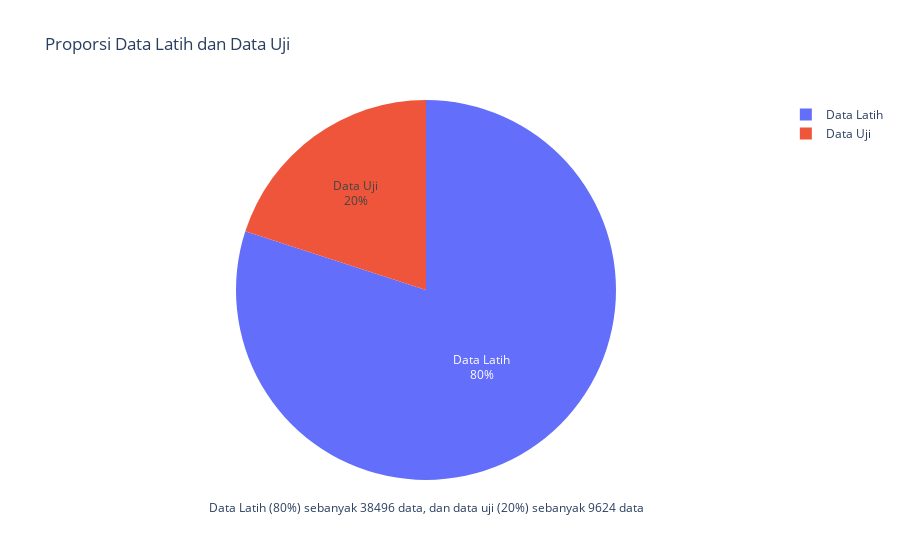

Notebook code for this chart:
### Markdown cell above
#Evaluation & Deployment

### Code cell
# Visualisasi proporsi data
def plot_data_split_pie(train_size, test_size_count):
    sizes = [train_size, test_size_count]
    labels = ['Data Latih', 'Data Uji']

    fig = px.pie(values=sizes, names=labels, title='Proporsi Data Latih dan Data Uji',
                 hover_data={'values': sizes}, labels={'values': 'Jumlah'})
    fig.update_traces(textinfo='percent+label', hovertemplate='Jumlah: %{value}<br>Persentase: %{percent}')

    fig.add_annotation(
        x=0.5, y=-0.1,
        text=f"Data Latih (80%) sebanyak {train_size} data, dan data uji (20%) sebanyak {test_size_count} data",
        showarrow=False,
        xref="paper", yref="paper",
        font=dict(size=12),
        align="center"
    )

    fig.show()  # Changed to show() instead of write_html() for interactive viewing
    # Optionally save: fig.write_html("data_split.html")

# Split the data with 80% training data
X_train, X_test, y_train, y_test = split_data(X, y)

# Calculate sizes for visualization
train_size = len(X_train)
test_size_count = len(X_test)

# Visualize the data split
plot_data_split_pie(train_size, test_size_count)

# Initialize the model
model_1 = init_ann(input_dim=X_train.shape[1])
model_1.summary()

# Train the model
history = model_1.fit(
    X_train, y_train,
    validation_data=(X_test, y_test),
    epochs=50,
    batch_size=32,
    verbose=1
)

# Plot MAE and Loss during training
mae = history.history['mae']
val_mae = history.history['val_mae']
loss = history.history['loss']
val_loss = history.history['val_loss']

epochs_range = range(1, len(mae) + 1)

plt.figure(figsize=(12, 5))

# Subplot MAE
plt.subplot(1, 2, 1)
plt.plot(epochs_range, mae, label='Training MAE')
plt.plot(epochs_range, val_mae, label='Validation MAE')
plt.xlabel('Epochs')
plt.ylabel('MAE')
plt.title('Training and Validation MAE')
plt.legend(loc='upper right')
plt.grid(True)

# Subplot Loss (MSE)
plt.subplot(1, 2, 2)
plt.plot(epochs_range, loss, label='Training Loss (MSE)')
plt.plot(epochs_range, val_loss, label='Validation Loss (MSE)')
plt.xlabel('Epochs')
plt.ylabel('Loss (MSE)')
plt.title('Training and Validation Loss')
plt.legend(loc='upper right')
plt.grid(True)

plt.tight_layout()
plt.show()

# Evaluate and visualize prediction results
evaluate_and_plot_regression(
    model=model_1,
    x_test=X_test,
    y_test=y_test,
    model_name="Model ANN Regresi",
    title="Prediksi Jumlah Kendaraan vs Nilai Aktual",
    history=history,
    x_train=X_train,
    y_train=y_train
)

model_1.save('simpanmodel.h5')

### Figure 1 — Plotly figure (JSON) as saved in the notebook; plotly's stock layout.template omitted (floating-point values rounded to 4 significant figures)
{"data": [{"customdata": [[38496], [9624]], "domain": {"x": [0, 1], "y": [0, 1]}, "hovertemplate": "Jumlah: %{value}<br>Persentase: %{percent}", "labels": ["Data Latih", "Data Uji"], "legendgroup": "", "name": "", "showlegend": true, "textinfo": "percent+label", "type": "pie", "values": [38496, 9624]}], "layout": {"annotations": [{"align": "center", "font": {"size": 12}, "showarrow": false, "text": "Data Latih (80%) sebanyak 38496 data, dan data uji (20%) sebanyak 9624 data", "x": 0.5, "xref": "paper", "y": -0.1, "yref": "paper"}], "legend": {"tracegroupgap": 0}, "title": {"text": "Proporsi Data Latih dan Data Uji"}}}
